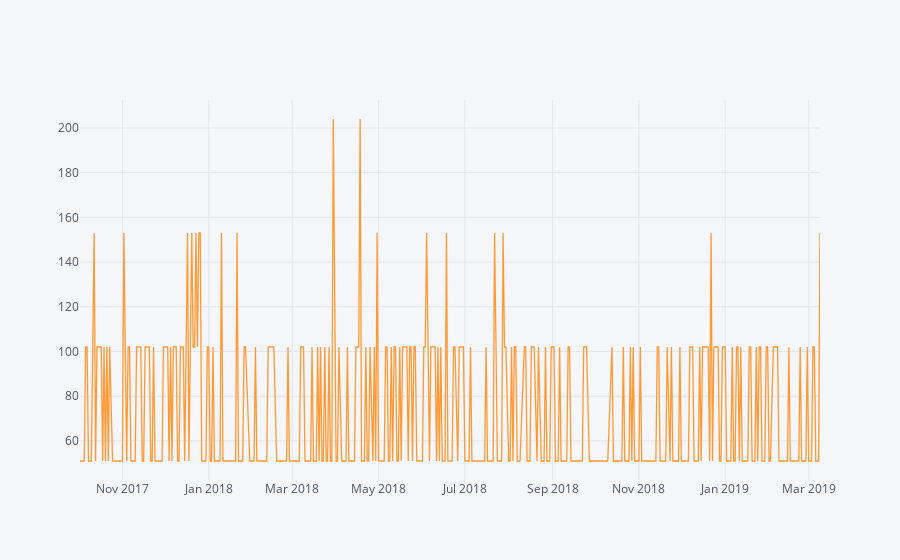

The notebook cell this image was saved under:
### Code cell
iplot(data[(data.SERVER_NAME == 'SERVER_ZONE01_371')&(data.HOUR_ID==0)].iplot(asFigure = True, x='UPDATE_TIME', y = "MAX_USER"))

### Figure 1 — Plotly figure (JSON) as saved in the notebook; plotly's stock layout.template omitted (floating-point values rounded to 4 significant figures; data arrays with more than 128 entries replaced by an {"elided": "..."} marker saying what was removed)
{"data": [{"line": {"color": "rgba(255, 153, 51, 1.0)", "dash": "solid", "shape": "linear", "width": 1.3}, "mode": "lines", "name": "MAX_USER", "text": "", "type": "scatter", "uid": "16a5475d-12c9-42c3-831c-e624ee5f6ea9", "x": {"elided": "488 str values"}, "y": {"elided": "488 int values"}}], "layout": {"legend": {"bgcolor": "#F5F6F9", "font": {"color": "#4D5663"}}, "paper_bgcolor": "#F5F6F9", "plot_bgcolor": "#F5F6F9", "title": {"font": {"color": "#4D5663"}}, "xaxis": {"gridcolor": "#E1E5ED", "showgrid": true, "tickfont": {"color": "#4D5663"}, "title": {"font": {"color": "#4D5663"}, "text": ""}, "zerolinecolor": "#E1E5ED"}, "yaxis": {"gridcolor": "#E1E5ED", "showgrid": true, "tickfont": {"color": "#4D5663"}, "title": {"font": {"color": "#4D5663"}, "text": ""}, "zerolinecolor": "#E1E5ED"}}}
